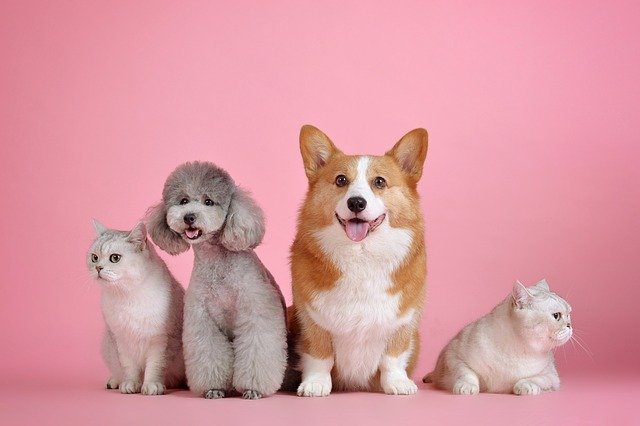
#> input picture OpenCV/k-means_color_clustering/test1.jpg, 640 x 426 px
$ python k-means_color_clustering.py.py --image test1.jpg --clusters 3
#> lines starting #> are read from the running program, lines starting #| are printed output that depends on the picture
##### 실행 #####
# sudo python3 k-means_color_clustering.py --image 이미지 경로 --clusters 클러스터 수
# 예) sudo python3 k-means_color_clustering.py --image test1.jpg --clusters 3

# 필요한 패키지 import
# sklearn : 머신러닝 라이브러리(머신러닝 알고리즘 제공)
# K-평균 클러스터링 알고리즘(K-Means Clustering Algorithm)
# - 주어진 데이터를 K개의 클러스터로 묶는 알고리즘
# - 클러스터(cluster) : 비슷한 특성을 가진 데이터 세트를 구성하는 단위
# - 각 클러스터와 거리 차이의 분산을 최소화하는 방식
from sklearn.cluster import KMeans # K-Means Clustering 모듈
import matplotlib.pyplot as plt # 데이터를 차트나 그래프로 시각화할 수 있는 라이브러리
import numpy as np # 파이썬 행렬 수식 및 수치 계산 처리 모듈
import argparse # 명령행 파싱(인자를 입력 받고 파싱, 예외처리 등) 모듈
import cv2 # opencv 모듈

# 각 클러스터에 속한 픽셀 수를 계산한 히스토그램
def create_histogram(kmeans):
    # np.arange : numpy 배열 생성
    # np.unique : numpy 배열에서 고유 값을 검색하고 정렬
    cluster_number = np.arange(0, len(np.unique(kmeans.labels_)) + 1) # 클러스터 수 추출(도수 분포 구간)

    # np.histogram(도수분포의 각 구간에 있는 data 수, 도수분포 구간) : 도수 분포로부터 histogram 생성
    # 도수 분포 : 특정 구간에 속하는 자료의 분포
    (histogram, bins) = np.histogram(kmeans.labels_, bins = cluster_number) # 각 클러스터에 할당된 픽셀 수를 기준으로 히스토그램 생성

    # 히스토그램의 합이 1이 되도록 정규화
    histogram = histogram.astype("float") # astype : 데이터 형 변환
    histogram /= histogram.sum() # sum : 모든 요소의 합

    # 히스토그램 반환
    return histogram

# 각 클러스터에 할당된 픽셀 수를 나타내는 colorbar 생성

def plot_colorbar(histogram, centroids):
    # colorbar 초기화(80 x 500의 직사각형)
    # np.zeros : 모든 요소를 0으로 초기화된 numpy 배열 생성
    colorbar = np.zeros((80, 500, 3), dtype = "uint8")
    startX = 0 # colorbar가 시작되는 지점

    # 각 cluster의 백분율과 색상 길이만큼 반복
    # zip : 같은 길이의 리스트를 같은 인덱스끼리 잘라서 리스트로 반환
    for (percentage, color) in zip(histogram, centroids):
        # 현재 색상의 이미지에 비율만큼 colorbar에 채움
        endX = startX + (percentage * 500) # colorbar 가 종료되는 지점
        # tolist : 배열로 변환
        cv2.rectangle(colorbar, (int(startX), 0), (int(endX), 80), color.astype("uint8").tolist(), -1) # 사각형 그리기(colorbar 에 색상을 채움)
        startX = endX # 다음 색상을 이어 그리기위해 종료되는 지점을 시작되는 지점으로 변경

    # colorbar 반환
    return colorbar

# 실행을 할 때 인자값 추가
ap = argparse.ArgumentParser()
# 입력받을 인자값 등록
ap.add_argument("-i", "--image", required=True, help="이미지 경로")
ap.add_argument("-c", "--clusters", required = True, type = int, help = "생성할 클러스터 수")
# 입력받은 인자값을 args에 저장
args = vars(ap.parse_args())

# input 이미지 읽기
image = cv2.imread(args["image"])
#> image is the input picture: shape (426, 640, 3); mean B, G, R 162.4, 153.1, 217.7

# 이미지 RGB 변환(OpenCV에서 BGR로 저장 -> matplotlib에서 RGB로 저장)
image = cv2.cvtColor(image, cv2.COLOR_BGR2RGB)

plt.figure("image") # Figure 객체 생성
plt.axis("off") # axis : x 축의 범위 지정("off" : x 축과 레이블을 사용하지 않음)
plt.imshow(image) # Figure 객체에 image 그리기

# 이미지를 RGB 픽셀 배열로 재구성(3 차원 배열 -> 2 차원 배열)
image = image.reshape((image.shape[0] * image.shape[1], 3))

# K-Means Clustering 알고리즘 생성
# n_clusters : 클러스터 수 지정
kmeans = KMeans(n_clusters = args["clusters"])

# image를 K-Means Clustering 알고리즘에 적용
kmeans.fit(image)

# K-Means Color Clustering 히스토그램 생성
histogram = create_histogram(kmeans)

# K-Means Color Clustering 히스토그램에 대한 colorbar(각 레이블(색상)에 대한 픽셀 수) 생성
# cluster_centers_ : 클러스터 중심
colorbar = plot_colorbar(histogram, kmeans.cluster_centers_)
#> after the loop in plot_colorbar, `for (percentage, color) in zip(histogram, centroids):`:
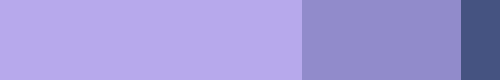
#> colorbar: shape (80, 500, 3); mean of channels 0, 1, 2 217.2, 152.8, 162; drawn as B, G, R

plt.figure("colorbar") # Figure 객체 생성
plt.axis("off") # axis : x 축의 범위 지정("off" : x 축과 레이블을 사용하지 않음)
plt.imshow(colorbar) # Figure 객체에 colorbar 그리기

# 생성된 모든 Figure show
plt.show()

$ run again, with OpenCV/k-means_color_clustering/test2.jpg copied over OpenCV/k-means_color_clustering/test1.jpg
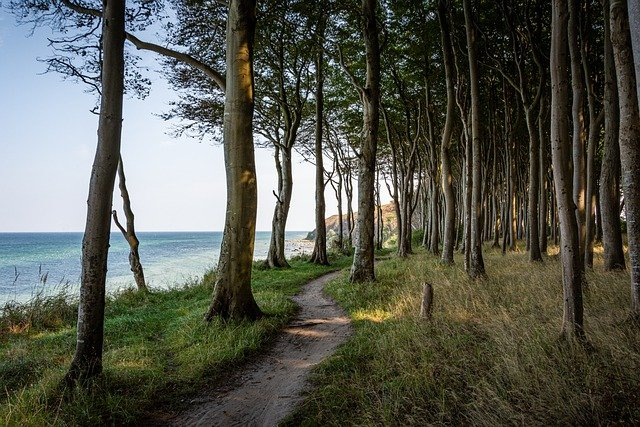
#> input picture OpenCV/k-means_color_clustering/test2.jpg, 640 x 427 px
#> image is the input picture: shape (427, 640, 3); mean B, G, R 78.6, 88.6, 86.5
#> after the loop in plot_colorbar, `for (percentage, color) in zip(histogram, centroids):`:
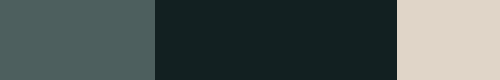
#> colorbar: shape (80, 500, 3); mean of channels 0, 1, 2 86.3, 88.8, 78.7; drawn as B, G, R
